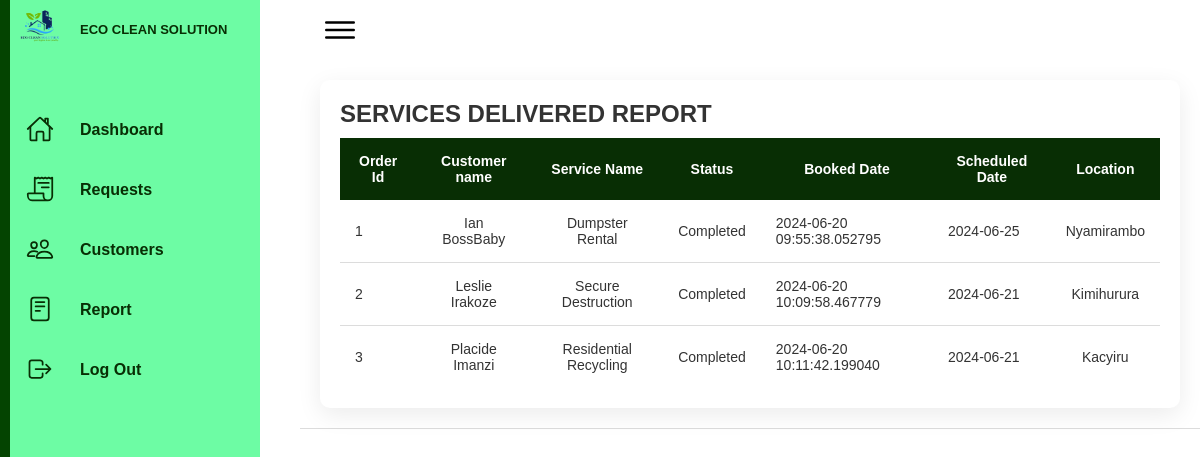
Before: /admin/report (signed in) with the older database file.
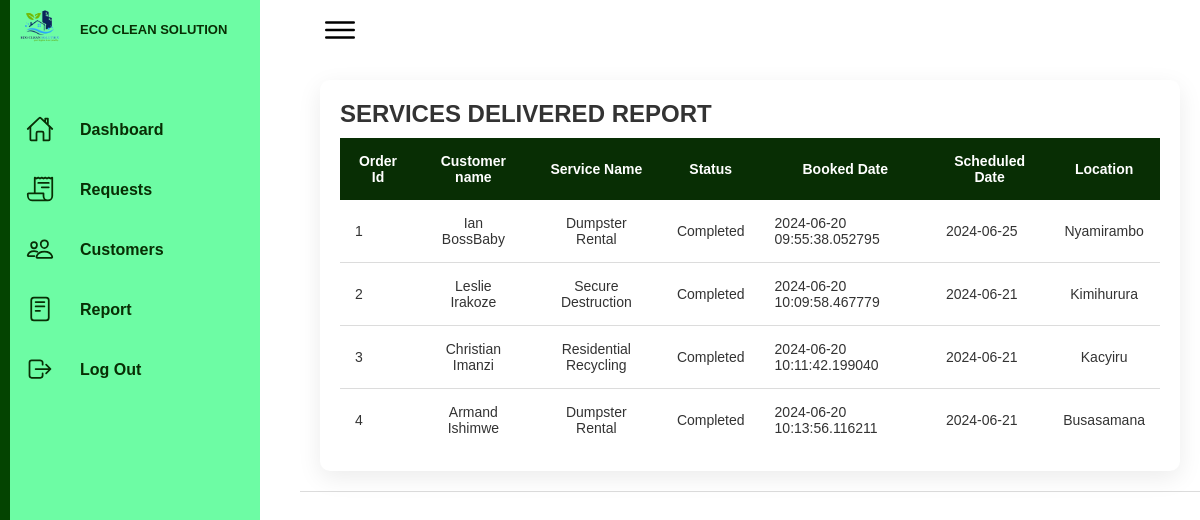
After: the same page with the newer database file.
### EcoApp/model.py (models this page shows, shortened)
class Order(db.Model):
    id = db.Column(db.Integer, primary_key=True)
    user_id = db.Column(db.Integer, db.ForeignKey('users.id'), nullable=False)
    timestamp = db.Column(db.DateTime, nullable=False, default=datetime.utcnow)
    scheduled_date = db.Column(db.Date, nullable=False)  # New column for scheduled date
    status = db.Column(db.String(20), nullable=False, default='Pending')  # Default status to 'Pending'
    order_services = db.relationship('OrderServices', backref='order', lazy=True)

class Users(db.Model, UserMixin):
    id = db.Column(db.Integer, primary_key=True)
    first_name = db.Column(db.String(20), nullable=False)
    last_name = db.Column(db.String(20), nullable=False)
    email = db.Column(db.String(40), nullable=False, unique=True)
    district = db.Column(db.String(20), nullable=False)
    sector = db.Column(db.String(20), nullable=False)
    village = db.Column(db.String(20), nullable=False)
    street = db.Column(db.String(20), nullable=True)
    password = db.Column(db.String(200), nullable=False)  # Increased length for hashed password
    cell = db.Column(db.String(20), nullable=False)
    is_admin = db.Column(db.Boolean, default=False)
    orders = db.relationship('Order', backref='user', lazy=True)

class Services(db.Model):
    id = db.Column(db.Integer, primary_key=True)
    service_name = db.Column(db.String(50), nullable=False, unique=True)
    price = db.Column(db.Integer, nullable=False)
    order_services = db.relationship('OrderServices', backref='service', lazy=True)

### EcoApp/routes.py (the view)
@app.route("/admin/report", methods=["GET", "POST"])
@login_required
def report():
    form = RangeTime()
    if not current_user.is_authenticated or not current_user.is_admin:
        abort(403)
    if request.method == 'GET':
        form.datefrom.data = datetime.now().date()
        form.dateto.data = datetime.now().date()
    if form.validate_on_submit():
        date_from = datetime.strptime(form.datefrom.data, "%Y-%m-%d").date()
        date_to = datetime.strptime(form.dateto.data, "%Y-%m-%d").date()
        ordersReq = Order.query.filter(Order.status == "Completed",
                                       Order.scheduled_date.between(date_from, date_to)).all()
    else:
        ordersReq = Order.query.filter_by(status="Completed").all()
    usersNumber = len(Users.query.filter(Users.email != "admin@gmail.com").all())
    ordersReqNumber = len(ordersReq)
    return render_template("adminrepo.html", ordersReq=ordersReq, number=usersNumber, reqnumber=ordersReqNumber, form=form)

### EcoApp/model.py (called while the page is built)
@login_manager.user_loader
def load_user(user_id):
    return Users.query.get(int(user_id))

### EcoApp/templates/adminrepo.html (shortened to what this page needs)
<!DOCTYPE html>
<html lang="en">
<head>
    <link rel="stylesheet" href="../static/admin-dash.css">
</head>
<body>
    <div class="container">
        <div class="navigation">
            <ul>
                <li>
                    <a href="{{ url_for('admin') }}">
                        <img class="icon" src="../static/images/logo.png" alt="">
                        <span class="topup">ECO CLEAN SOLUTION</span>
                    </a>
                </li>
                <li>
                    <a href="{{ url_for('admin') }}">
                        <span class="icon">
                            <ion-icon name="home-outline"></ion-icon>
                        </span>
                        <span class="title">Dashboard</span>
                    </a>
                </li>
                <li>
                    <a href="{{ url_for('admin' ) }}">
                        <span class="icon">
                            <ion-icon name="receipt-outline"></ion-icon>
                        </span>
                        <span class="title">Requests</span>
                    </a>
                </li>
                <li>
                    <a href="{{ url_for('customers' ) }}">
                        <span class="icon">
                            <ion-icon name="people-outline"></ion-icon>
                        </span>
                        <span class="title">Customers</span>
                    </a>
                </li>
                <li>
                    <a href="{{ url_for('report') }}">
                        <span class="icon">
                            <ion-icon name="reader-outline"></ion-icon>
                        </span>
                        <span class="title">Report</span>
                    </a>
                </li>
                <li>
                    <a href="{{ url_for('logout' ) }}" class="logout">
                        <span class="icon">
                            <ion-icon name="log-out-outline"></ion-icon>
                        </span>
                        <span class="title">Log Out</span>
                    </a>
                </li>
            </ul>
        </div>
        <div class="main">
            <div class="topbar">
                <div class="toggle">
                    <ion-icon name="menu-outline"></ion-icon>
                </div>
            </div>
            <div class="details">
                <div class="recentOrders">
                    <div class="cardHeader">
                        <h2>SERVICES DELIVERED REPORT</h2>
                    </div>
                    <table class="report" id="orderTable">
                        <thead>
                            <tr>
                                <th>Order Id</th>
                                <th>Customer name</th>
                                <th>Service Name</th>
                                <th>Status</th>
                                <th> Booked Date</th>
                                <th>Scheduled Date</th>
                                <th>Location</th>
                            </tr>
                        </thead>
                        <tbody>
                            {% for order in ordersReq %}
                            <tr>
                            <td > {{ order.id }} </td>
                            <td>{{ order.user.first_name }} {{ order.user.last_name }}</td>
                            <td>{{ order.order_services[0].service.service_name }}</td>
                            <td>{{ order.status }}</td>
                            <td>{{ order.timestamp }}</td>
                            <td>{{ order.scheduled_date }}</td>
                            <td>{{ order.user.sector }}</td>
                            </tr>
                           {% endfor %}
                        </tbody>
                    </table>
                </div>
    </div>
</body>
</html>

### EcoApp/static/admin-dash.css (style rules this page uses)
* { font-family: 'poppins', sans-serif; margin: 0; padding: 0; box-sizing: border-box; }
:root { --blue: #044401; --gray: #f5f5f5; --side: rgb(8, 46, 4); --black1: #222; --black2: #6dfca4; --white: #ffffff; --light-grey: #f9f9f9; --grey: #dcdcdc; --black: #333333; --black-light: #666666; --success: #35c958; --warning: #d6a617; --danger: #dc3545; --info: #17a2b8; }
body { min-height: 100vh; overflow-x: hidden; }
.container { position: relative; width: 100%; box-shadow: 0 0 10px rgba(0, 0, 0, 0.1); border-radius: 10px; }
.navigation { position: fixed; width: 260px; height: 100%; background: var(--black2); border-left: 10px solid var(--blue); transition: 0.5s; overflow: hidden; display: flex; flex-direction: column; justify-content: space-between; }
.navigation ul { width: 100%; padding: 0; margin: 0; list-style: none; flex-grow: 1; }
.navigation ul li { position: relative; width: 100%; border-top-left-radius: 30px; border-bottom-left-radius: 30px; }
.navigation ul li:nth-child(1) { margin-bottom: 40px; pointer-events: none; }
.navigation ul li a { position: relative; display: block; width: 100%; display: flex; text-decoration: none; color: var(--side); }
.navigation ul li a .icon { position: relative; display: block; min-width: 60px; height: 60px; line-height: 75px; text-align: center; }
.navigation ul li a .icon ion-icon { font-size: 1.75rem; }
.navigation ul li a .topup { position: relative; display: block; padding: 0 10px; font-size: 13px; height: 60px; font-weight: 900; line-height: 60px; text-align: start; white-space: nowrap; }
.navigation ul li a .title { position: relative; display: block; padding: 0 10px; height: 60px; font-weight: 600; line-height: 60px; text-align: start; white-space: nowrap; }
.logout { margin-top: auto; }
.main { position: absolute; width: calc(100% - 300px); left: 300px; min-height: 100vh; background: var(--white); transition: 0.5s; }
.topbar { width: 100%; height: 60px; display: flex; justify-content: space-between; align-items: center; padding: 0 10px; }
.toggle { position: relative; width: 60px; height: 60px; display: flex; justify-content: center; align-items: center; font-size: 2.5rem; cursor: pointer; }
.details { position: relative; width: 100%; padding: 20px; display: grid; grid-gap: 30px; border-bottom: 1px solid var(--grey); }
.details .recentOrders { position: relative; display: grid; background: var(--white); padding: 20px; box-shadow: 0 7px 25px rgba(0, 0, 0, 0.08); border-radius: 10px; }
.details .cardHeader { display: flex; justify-content: space-between; align-items: center; }
.cardHeader h2 { font-weight: 900; color: var(--black); text-decoration: darkcyan; }
.details table { width: 100%; border-collapse: collapse; margin-top: 10px; font-size: 14px; }
.details table thead th { font-weight: 600; background-color: var(--side); color: var(--white); padding: 15px; }
.details .recentOrders table tr { color: var(--black); border-bottom: 1px solid var(--grey); transition: background 0.3s, color 0.3s; }
.details .recentOrders table tr:last-child { border-bottom: none; }
.details .recentOrders table tr td { padding: 15px; }
.details .recentOrders table tr td:last-child { text-align: center; }
.details .recentOrders table tr td:nth-child(2), .details .recentOrders table tr td:nth-child(3) { text-align: center; }

Changed rows visible on the page:
changed through a linked row, Order "Imanzi": user.first_name "Placide" → "Christian"
now on this page (row edited): Order: id "4", user.first_name "Armand", user.last_name "Ishimwe", service_name "Dumpster Rental", status "Completed", timestamp "2024-06-20 10:13:56.116211", scheduled_date "2024-06-21", user.sector "Busasamana"
